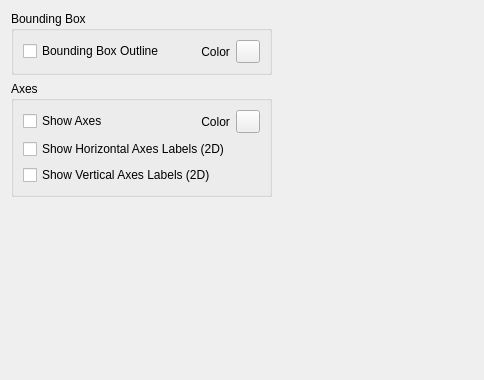
     <widget class="QWidget" name="tab">
      <attribute name="title">
       <string>Axes'n'Decor</string>
      </attribute>
      <layout class="QGridLayout" name="gridLayout_2">
       <item row="0" column="0">
        <layout class="QVBoxLayout" name="verticalLayout_24">
         <item>
          <widget class="QGroupBox" name="groupBox_10">
           <property name="title">
            <string>Bounding Box</string>
           </property>
           <layout class="QVBoxLayout" name="verticalLayout">
            <item>
             <layout class="QHBoxLayout" name="horizontalLayout_29">
              <item>
               <widget class="QCheckBox" name="boundingBoxCheckBox">
                <property name="toolTip">
                 <string>&lt;html&gt;&lt;head/&gt;&lt;body&gt;&lt;p&gt;enables display ob scene bounding box - a line around lattice&lt;/p&gt;&lt;/body&gt;&lt;/html&gt;</string>
                </property>
                <property name="text">
                 <string>Bounding Box Outline</string>
                </property>
               </widget>
              </item>
              <item>
               <spacer name="horizontalSpacer_19">
                <property name="orientation">
                 <enum>Qt::Horizontal</enum>
                </property>
                <property name="sizeHint" stdset="0">
                 <size>
                  <width>18</width>
                  <height>20</height>
                 </size>
                </property>
               </spacer>
              </item>
              <item>
               <widget class="QLabel" name="label_12">
                <property name="text">
                 <string>    Color</string>
                </property>
               </widget>
              </item>
              <item>
               <widget class="QToolButton" name="boundingBoxColorButton">
                <property name="enabled">
                 <bool>true</bool>
                </property>
                <property name="toolTip">
                 <string>&lt;html&gt;&lt;head/&gt;&lt;body&gt;&lt;p&gt;sets bounding box color&lt;/p&gt;&lt;/body&gt;&lt;/html&gt;</string>
                </property>
                <property name="text">
                 <string/>
                </property>
               </widget>
              </item>
             </layout>
            </item>
           </layout>
          </widget>
         </item>
         <item>
          <widget class="QGroupBox" name="groupBox_15">
           <property name="title">
            <string>Axes</string>
           </property>
           <layout class="QVBoxLayout" name="verticalLayout_23">
            <item>
             <layout class="QHBoxLayout" name="horizontalLayout_30">
              <item>
               <widget class="QCheckBox" name="showAxesCB">
                <property name="toolTip">
                 <string>&lt;html&gt;&lt;head/&gt;&lt;body&gt;&lt;p&gt;Enables display of axed&lt;/p&gt;&lt;/body&gt;&lt;/html&gt;</string>
                </property>
                <property name="text">
                 <string>Show Axes</string>
                </property>
               </widget>
              </item>
              <item>
               <spacer name="horizontalSpacer_20">
                <property name="orientation">
                 <enum>Qt::Horizontal</enum>
                </property>
                <property name="sizeHint" stdset="0">
                 <size>
                  <width>40</width>
                  <height>20</height>
                 </size>
                </property>
               </spacer>
              </item>
              <item>
               <widget class="QLabel" name="label_21">
                <property name="text">
                 <string>    Color</string>
                </property>
               </widget>
              </item>
              <item>
               <widget class="QToolButton" name="axesColorButton">
                <property name="enabled">
                 <bool>true</bool>
                </property>
                <property name="toolTip">
                 <string>&lt;html&gt;&lt;head/&gt;&lt;body&gt;&lt;p&gt;sets axes color&lt;/p&gt;&lt;/body&gt;&lt;/html&gt;</string>
                </property>
                <property name="text">
                 <string/>
                </property>
               </widget>
              </item>
             </layout>
            </item>
            <item>
             <widget class="QCheckBox" name="showHorizontalAxesLabelsCB">
              <property name="toolTip">
               <string>&lt;html&gt;&lt;head/&gt;&lt;body&gt;&lt;p&gt;enables x-axes labels (in 2D)&lt;/p&gt;&lt;/body&gt;&lt;/html&gt;</string>
              </property>
              <property name="text">
               <string>Show Horizontal Axes Labels (2D)</string>
              </property>
             </widget>
            </item>
            <item>
             <widget class="QCheckBox" name="showVerticalAxesLabelsCB">
              <property name="toolTip">
               <string>&lt;html&gt;&lt;head/&gt;&lt;body&gt;&lt;p&gt;enables y-axes labels (in 2D)&lt;/p&gt;&lt;/body&gt;&lt;/html&gt;</string>
              </property>
              <property name="text">
               <string>Show Vertical Axes Labels (2D)</string>
              </property>
             </widget>
            </item>
           </layout>
          </widget>
         </item>
        </layout>
       </item>
       <item row="0" column="1">
        <spacer name="horizontalSpacer_18">
         <property name="orientation">
          <enum>Qt::Horizontal</enum>
         </property>
         <property name="sizeHint" stdset="0">
          <size>
           <width>201</width>
           <height>20</height>
          </size>
         </property>
        </spacer>
       </item>
       <item row="1" column="0">
        <spacer name="verticalSpacer_2">
         <property name="orientation">
          <enum>Qt::Vertical</enum>
         </property>
         <property name="sizeHint" stdset="0">
          <size>
           <width>20</width>
           <height>172</height>
          </size>
         </property>
        </spacer>
       </item>
      </layout>
     </widget>
